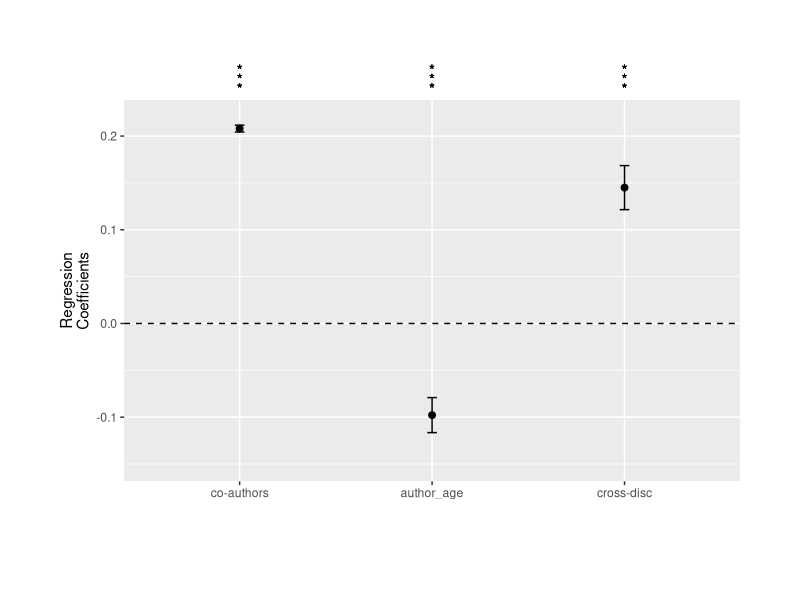

Source code (R):
library(ggplot2)
library(dplyr)
library(forcats)

df <- data.frame(parameters = c("co-authors", "author_age", "cross-disc"),
                 fe_standardized = c(0.208, -0.0978, 0.145),
                 fe_stand_error = c(0.00365, 0.0187, 0.0235)
                 )

fig5A <- ggplot(df, aes(x=parameters, y=fe_standardized))

fig5A + 
  geom_point(size = 2) +
  geom_errorbar( aes(ymin = fe_standardized + fe_stand_error, 
                     ymax = fe_standardized - fe_stand_error), 
                 width=0.05) +
  aes(x = fct_inorder(parameters)) +
  labs(x = "", y = "Regression\nCoefficients") +
  coord_cartesian(ylim = c(-.15, .22), clip = 'off') +
  theme(plot.margin = unit(c(5,3,4,3), "lines"))  +
  geom_hline(yintercept=c(0,3), linetype="dashed") +
  
  geom_text(aes(x=1.0,y=0.27,label="*")) +
  geom_text(aes(x=1.0,y=0.26,label="*")) +
  geom_text(aes(x=1.0,y=0.25,label="*")) +
  
  geom_text(aes(x=2.0,y=0.27,label="*")) +
  geom_text(aes(x=2.0,y=0.26,label="*")) +
  geom_text(aes(x=2.0,y=0.25,label="*")) +

  geom_text(aes(x=3.0,y=0.27,label="*")) +
  geom_text(aes(x=3.0,y=0.26,label="*")) +
  geom_text(aes(x=3.0,y=0.25,label="*"))
